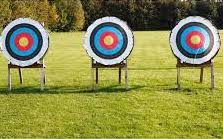
#> input picture Source/pos_1.jpeg, 223 x 139 px
$ python detect.py --image pos_1.jpeg
#> lines starting #> are read from the running program, lines starting #| are printed output that depends on the picture; after the words box and inside, x2 and y2 are one past the last pixel; in counts of white or black regions, pixels touching at a corner belong together
import cv2
import copy
import argparse
import os
import numpy as np
import math
from PIL import Image
import time
import imutils
import datetime
import pyaudio

def discard_worst(circles):
        circles = circles[0]
        bestHeur = 9999999999
        bestCircle = None
        for circle in circles:
            curHeur = abs(circle[0] - (320)) + abs(circle[1] - (240))
            if curHeur < bestHeur:
                bestCircle = circle
                bestHeur = curHeur
        return bestCircle

ap = argparse.ArgumentParser()
ap.add_argument("-i", "--image", required = True, help = "Path to the image")
args = vars(ap.parse_args())
# img = cv2.imread(args["image"],0)
img = cv2.imread(args["image"], cv2.IMREAD_ANYCOLOR | cv2.IMREAD_ANYDEPTH)
#> img is the input picture: shape (139, 223, 3); mean B, G, R 74.6, 140.8, 140
# [9 lines of commented-out code are left out]
frame = img
hsv = cv2.cvtColor(img, cv2.COLOR_BGR2HSV)
#> hsv: shape (139, 223, 3); mean H, S, V 43.5, 143.2, 148.8

lower_green = np.array([40, 100, 105])
upper_green = np.array([90, 255, 255])
green_mask = cv2.inRange(hsv, lower_green, upper_green)
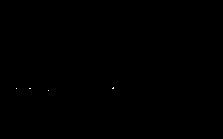
#> green_mask: shape (139, 223); 0.02% white in thin lines or dots, all inside (x1, y1, x2, y2) = (16, 87, 114, 91)
# img = cv2.bitwise_and(frame, frame, mask=green_mask)
# img = cv2.GaussianBlur(img,(5,5), 0)

frame = img
gray = cv2.cvtColor(frame, cv2.COLOR_BGR2GRAY)
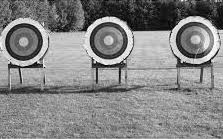
#> gray: shape (139, 223); min 0, max 255, mean 133
circles = cv2.HoughCircles(gray, cv2.HOUGH_GRADIENT, 2.0,
        minDist=120,
        param1=20,#80,
        param2=40,#80,
        minRadius=0,
        maxRadius=40)
#> circles = [[39, 41, 38.8], [169, 79, 38.8]]

bestCircle = discard_worst(circles)
#> the loop in discard_worst, `for circle in circles:` made 2 passes
#> (curHeur, bestCircle, bestHeur) on passes 1 to 2: (480, [39, 41, 38.8], 480), (312, [169, 79, 38.8], 312)
#> after the loop in discard_worst, `for circle in circles:`: bestHeur = 312
#> bestCircle = [169, 79, 38.8]
print(str(bestCircle))
#| [169.   79.   38.8]
# [12 lines of commented-out code are left out]

cv2.imshow('detected circles',img)
cv2.waitKey(0)
cv2.destroyAllWindows()
